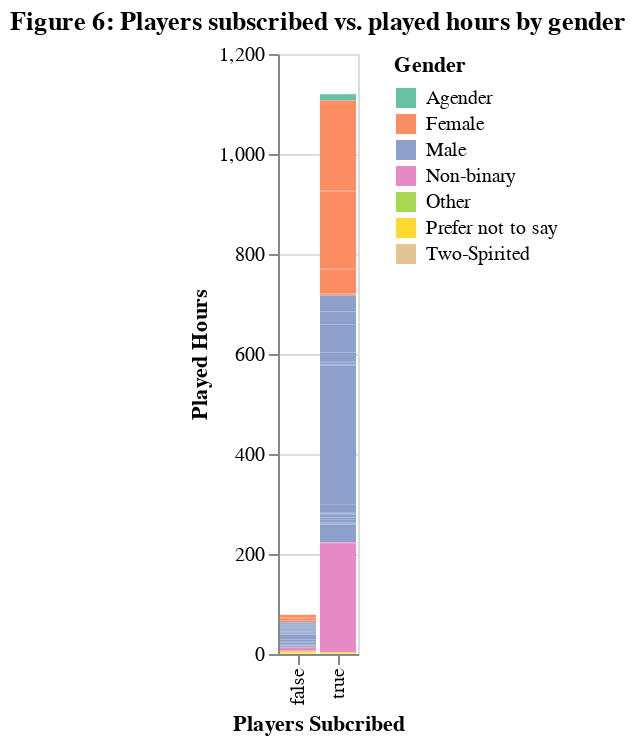

The notebook cell saved with this chart:
### Markdown cell above
### 7 - Summary visualization

We created a final summary visualization to summarize the key patterns observed in the exploratory analysis. This figure highlights the most relevant relationships between engagement, experience, and subscription, providing a clear transition into the predictive modeling stage.

### Code cell
#A visual using the variable 'gender'. This has not been converted to a nominal variable as 'gender' logically cannot be categorized into numbers.
final_visualization = alt.Chart(upsampled_players, title="Figure 6: Players subscribed vs. played hours by gender").mark_bar().encode(
    x = alt.X("subscribe").title("Players Subcribed"),
    y = alt.Y("played_hours").title("Played Hours"),
    color = alt.Color("gender").title("Gender").scale(scheme = "set2")
)
final_visualization

### Figure 1 — Vega-Lite specification as saved in the notebook (floating-point values rounded to 4 significant figures; data arrays with more than 128 entries replaced by an {"elided": "..."} marker saying what was removed)
{"config": {"view": {"continuousWidth": 300, "continuousHeight": 300}}, "data": {"name": "data-b753edc62eb059c1d1e9a77a19487ab4"}, "mark": {"type": "bar"}, "encoding": {"color": {"field": "gender", "scale": {"scheme": "set2"}, "title": "Gender", "type": "nominal"}, "x": {"field": "subscribe", "title": "Players Subcribed", "type": "nominal"}, "y": {"field": "played_hours", "title": "Played Hours", "type": "quantitative"}}, "title": "Figure 6: Players subscribed vs. played hours by gender", "$schema": "https://vega.github.io/schema/vega-lite/v5.20.1.json", "datasets": {"data-b753edc62eb059c1d1e9a77a19487ab4": {"elided": "288 records"}}}
